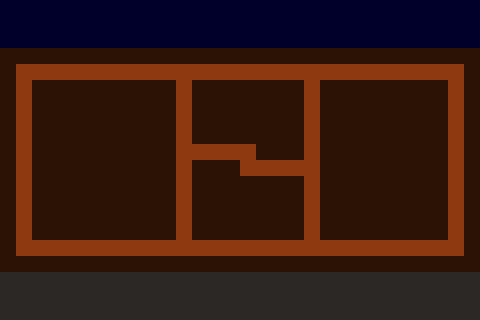

The image is a tile-based game level rendered from a .tmx file. Its description and source (layers, tilesets, objects; grid data summarised) follow:
An orthogonal 30x20 tile map with 16x16 px tiles, 1 tile layer (Tile Layer 1).

<map version="1.0" orientation="orthogonal" width="30" height="20" tilewidth="16" tileheight="16">
 <tileset firstgid="1" name="Tiles" tilewidth="16" tileheight="16">
  <image source="tiles.png" width="32" height="32" />
 </tileset>
 <layer name="Tile Layer 1" width="30" height="20">
  <data>[600 cells, 600 non-empty, 4 distinct tile ids]</data>
 </layer>
</map>